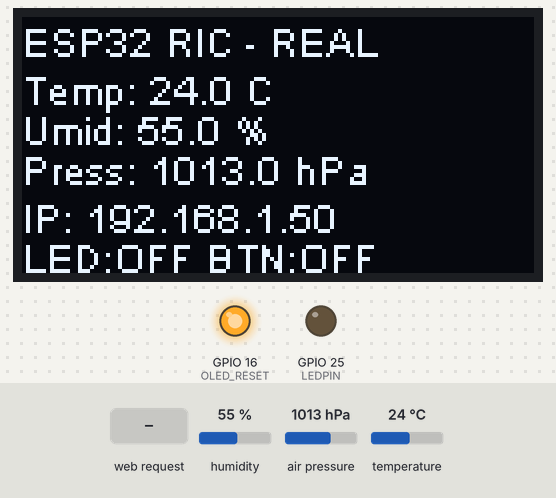
This sketch was run on a simulated ESP32. Parts: 128×64 one-colour display, output pins drawn as LEDs (lit = HIGH). The inputs (shaded band) are chosen by the test bench; at power-on: humidity 55 %, air pressure 1013 hPa, temperature 24 °C. WiFi joins after 1.5 s; servers stay silent unless stated; uploads are accepted with an empty reply; what the sketch prints to the serial monitor is not drawn.

Above: at 3.8 s.
3.9 s: HTTP request GET /api/led?state=on received
At 5.8 s:
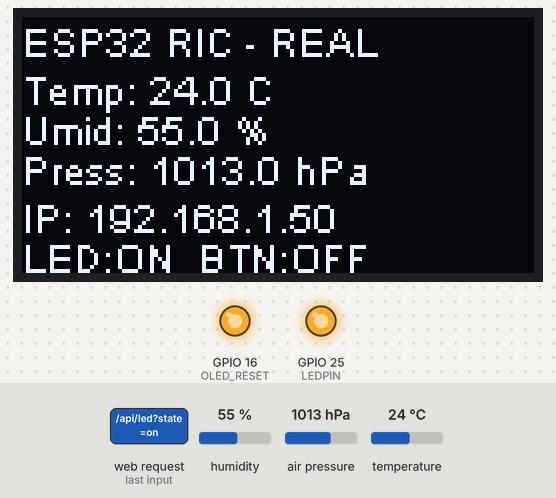
6.1 s: humidity set to 22 %
At 7.3 s:
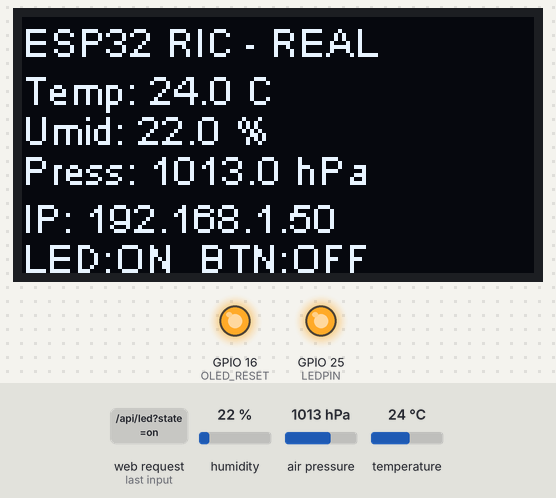
8.2 s: air pressure set to 952 hPa
At 9.5 s:
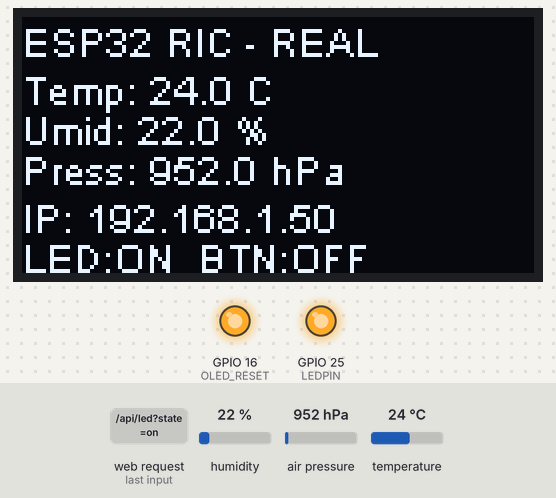
10.2 s: temperature set to 12 °C
At 11.3 s:
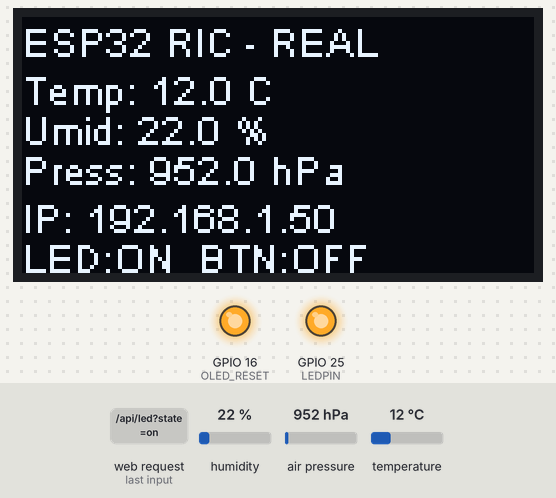
12.2 s: HTTP request GET /api/led?state=off received
At 13.4 s:
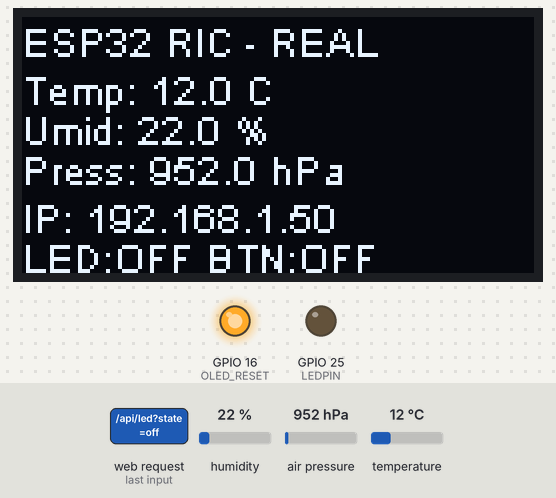
14.2 s: humidity set to 40 %
At 15.5 s:
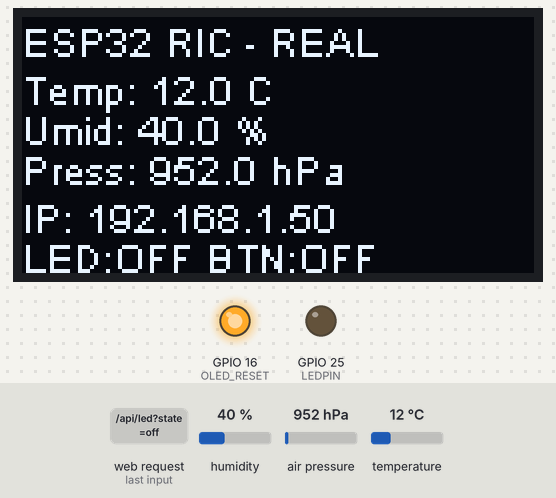
Timing chart, 0 to 17.2 s (numbered marks = the images above; inputs shaded):
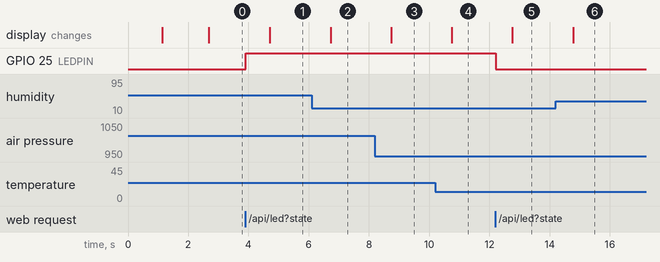

Measured:
- after the input at 3.9 s, GPIO 25 (LEDPIN): LOW → HIGH at once; the display: changes after 0.80 s (image 1)
- after the input at 6.1 s, the display: changes after 0.62 s (image 2)
- after the input at 8.2 s, the display: changes after 0.54 s (image 3)
- after the input at 10.2 s, the display: changes after 0.55 s (image 4)
- after the input at 12.2 s, GPIO 25 (LEDPIN): HIGH → LOW at once; the display: changes after 0.57 s (image 5)
- after the input at 14.2 s, the display: changes after 0.58 s (image 6)

The sketch:

esp32_iot.ino
```cpp
/*
  ============================================================
  PROJETO 2 - RIC
  ESP32 + BME280 + OLED + REST + Wi-Fi + OTA
  ============================================================
*/

#include <Arduino.h>
#include <WiFi.h>
#include <HTTPClient.h>
#include <WebServer.h>
#include <ArduinoOTA.h>
#include <ESPmDNS.h>
#include <Wire.h>
#include <Adafruit_Sensor.h>
#include <Adafruit_BME280.h>
#include <SSD1306.h>

// ============================================================
// CONFIGURACAO - ALTERE SOMENTE AQUI
// ============================================================

const char* WIFI_SSID     = "labautomacao";
const char* WIFI_PASSWORD = "L@bA1to25";

// IP atual do notebook na mesma rede do ESP32
const char* BACKEND_HOST = "200.145.26.3";
const int   BACKEND_PORT = 8000;

// Identificacao do ESP32
const char* DEVICE_ID = "esp32-001";
const char* HOSTNAME  = "esp32-001";

// Senha para futuras atualizacoes OTA
const char* OTA_PASSWORD = "ric-ota-2026";

// ============================================================
// HARDWARE
// ============================================================

// Codigo da pratica da disciplina
#define LEDPIN 25
#define BUTTON 0

// BME280
#define I2C_SDA 21
#define I2C_SCL 22
#define SEALEVELPRESSURE_HPA 1029.9

// OLED
#define OLED_I2C_ADDR 0x3C
#define OLED_RESET 16
#define OLED_SDA 4
#define OLED_SCL 15

// ============================================================
// INTERVALOS
// ============================================================

const unsigned long TELEMETRY_INTERVAL = 5000;
const unsigned long LED_POLL_INTERVAL  = 2000;
const unsigned long WIFI_RETRY_INTERVAL = 10000;
const unsigned long DISPLAY_INTERVAL = 1000;

// ============================================================
// OBJETOS
// ============================================================

TwoWire I2CBME = TwoWire(1);
Adafruit_BME280 bme;
SSD1306 display(OLED_I2C_ADDR, OLED_SDA, OLED_SCL);
WebServer server(80);

// ============================================================
// ESTADOS
// ============================================================

bool bmeOK = false;
bool ledState = false;
bool buttonState = false;
bool lastButtonState = false;
bool otaStarted = false;

float temperature = 0;
float humidity = 0;
float pressure = 0;
float altitude = 0;

unsigned long lastTelemetry = 0;
unsigned long lastLedPoll = 0;
unsigned long lastWiFiRetry = 0;
unsigned long lastDisplayUpdate = 0;

// ============================================================
// AUXILIARES
// ============================================================

String boolJson(bool value) {
  return value ? "true" : "false";
}

String backendURL() {
  return "http://" + String(BACKEND_HOST) + ":" + String(BACKEND_PORT);
}

// ============================================================
// LED
// ============================================================

void setLed(bool state) {
  ledState = state;
  digitalWrite(LEDPIN, state ? HIGH : LOW);

  Serial.print("LED: ");
  Serial.println(state ? "ON" : "OFF");
}

// ============================================================
// BME280
// ============================================================

void setupBME280() {
  Serial.println("Inicializando BME280...");

  I2CBME.begin(I2C_SDA, I2C_SCL, 100000);

  bmeOK = bme.begin(0x76, &I2CBME);

  if (!bmeOK) {
    Serial.println("Tentando BME280 em 0x77...");
    bmeOK = bme.begin(0x77, &I2CBME);
  }

  Serial.println(bmeOK ? "BME280 - OK" : "BME280 - ERRO");
}

void readSensors() {
  buttonState = digitalRead(BUTTON) == LOW;

  // Inverte o LED somente no momento em que o botao e pressionado
  if (buttonState && !lastButtonState) {
    setLed(!ledState);
  }

  lastButtonState = buttonState;

  if (!bmeOK) return;

  temperature = bme.readTemperature();
  humidity = bme.readHumidity();
  pressure = bme.readPressure() / 100.0F;
  altitude = bme.readAltitude(SEALEVELPRESSURE_HPA);
}

// ============================================================
// OLED
// ============================================================

void setupDisplay() {
  Serial.println("Inicializando OLED...");

  pinMode(OLED_RESET, OUTPUT);
  digitalWrite(OLED_RESET, LOW);
  delay(50);
  digitalWrite(OLED_RESET, HIGH);
  delay(50);

  display.init();
  display.setFont(ArialMT_Plain_10);
  display.setTextAlignment(TEXT_ALIGN_LEFT);
  display.clear();
  display.drawString(0, 0, "Projeto RIC - ESP32");
  display.drawString(0, 16, "OLED - OK");
  display.display();

  Serial.println("OLED - OK");
}

void updateDisplay() {
  display.clear();
  display.drawString(0, 0, "ESP32 RIC - REAL");

  if (bmeOK) {
    display.drawString(0, 12, "Temp: " + String(temperature, 1) + " C");
    display.drawString(0, 22, "Umid: " + String(humidity, 1) + " %");
    display.drawString(0, 32, "Press: " + String(pressure, 1) + " hPa");
  } else {
    display.drawString(0, 20, "BME280: ERRO");
  }

  if (WiFi.status() == WL_CONNECTED)
    display.drawString(0, 44, "IP: " + WiFi.localIP().toString());
  else
    display.drawString(0, 44, "WiFi desconectado");

  display.drawString(
    0, 54,
    "LED:" + String(ledState ? "ON " : "OFF") +
    " BTN:" + String(buttonState ? "ON" : "OFF")
  );

  display.display();
}

// ============================================================
// WI-FI
// ============================================================

void connectWiFi() {
  Serial.println();
  Serial.println("Conectando ao Wi-Fi...");
  Serial.print("SSID: ");
  Serial.println(WIFI_SSID);

  WiFi.mode(WIFI_STA);
  WiFi.setHostname(HOSTNAME);
  WiFi.begin(WIFI_SSID, WIFI_PASSWORD);

  unsigned long start = millis();

  while (WiFi.status() != WL_CONNECTED && millis() - start < 20000) {
    delay(500);
    Serial.print(".");
  }

  Serial.println();

  if (WiFi.status() == WL_CONNECTED) {
    Serial.println("Wi-Fi conectado!");
    Serial.print("IP ESP32: ");
    Serial.println(WiFi.localIP());
    Serial.print("RSSI: ");
    Serial.print(WiFi.RSSI());
    Serial.println(" dBm");
  } else {
    Serial.println("Falha ao conectar ao Wi-Fi.");
  }
}

void ensureWiFi() {
  if (WiFi.status() == WL_CONNECTED) return;

  if (millis() - lastWiFiRetry < WIFI_RETRY_INTERVAL) return;

  lastWiFiRetry = millis();

  Serial.println("Reconectando Wi-Fi...");
  WiFi.disconnect();
  WiFi.begin(WIFI_SSID, WIFI_PASSWORD);
}

// ============================================================
// OTA
// ============================================================

void setupOTA() {
  if (otaStarted || WiFi.status() != WL_CONNECTED) return;

  ArduinoOTA.setHostname(HOSTNAME);
  ArduinoOTA.setPassword(OTA_PASSWORD);

  ArduinoOTA.onStart([]() {
    Serial.println("OTA iniciado...");
  });

  ArduinoOTA.onEnd([]() {
    Serial.println("\nOTA concluido.");
  });

  ArduinoOTA.onProgress([](unsigned int progress, unsigned int total) {
    Serial.printf("OTA: %u%%\r", (progress * 100) / total);
  });

  ArduinoOTA.onError([](ota_error_t error) {
    Serial.printf("Erro OTA [%u]\n", error);
  });

  ArduinoOTA.begin();
  otaStarted = true;

  Serial.print("OTA pronto: ");
  Serial.print(HOSTNAME);
  Serial.println(".local");
}

// ============================================================
// API LOCAL
// ============================================================

String telemetryJSON() {
  readSensors();

  String json = "{";
  json += "\"device_id\":\"" + String(DEVICE_ID) + "\",";
  json += "\"temperature\":" + String(temperature, 2) + ",";
  json += "\"humidity\":" + String(humidity, 2) + ",";
  json += "\"pressure\":" + String(pressure, 2) + ",";
  json += "\"button_state\":" + boolJson(buttonState);
  json += "}";

  return json;
}

void handleRoot() {
  String text =
    "ESP32 RIC\n\n"
    "Device: " + String(DEVICE_ID) +
    "\nWi-Fi: " +
    String(WiFi.status() == WL_CONNECTED ? "CONECTADO" : "DESCONECTADO") +
    "\nIP: " + WiFi.localIP().toString() +
    "\nBackend: " + String(BACKEND_HOST) + ":" + String(BACKEND_PORT) +
    "\n\nEndpoints:\n"
    "/api/status\n"
    "/api/telemetry\n"
    "/api/led?state=on\n"
    "/api/led?state=off\n";

  server.send(200, "text/plain; charset=utf-8", text);
}

void handleStatus() {
  readSensors();

  String json = "{";
  json += "\"device_id\":\"" + String(DEVICE_ID) + "\",";
  json += "\"wifi_connected\":" + boolJson(WiFi.status() == WL_CONNECTED) + ",";
  json += "\"ip\":\"" + WiFi.localIP().toString() + "\",";
  json += "\"backend\":\"" + String(BACKEND_HOST) + "\",";
  json += "\"bme280_ok\":" + boolJson(bmeOK) + ",";
  json += "\"led_state\":" + boolJson(ledState) + ",";
  json += "\"button_state\":" + boolJson(buttonState);
  json += "}";

  server.send(200, "application/json", json);
}

void handleTelemetry() {
  server.send(200, "application/json", telemetryJSON());
}

void handleLed() {
  if (!server.hasArg("state")) {
    server.send(400, "application/json", "{\"error\":\"state obrigatorio\"}");
    return;
  }

  String state = server.arg("state");
  state.toLowerCase();

  if (state == "on" || state == "true" || state == "1")
    setLed(true);
  else if (state == "off" || state == "false" || state == "0")
    setLed(false);
  else {
    server.send(400, "application/json", "{\"error\":\"estado invalido\"}");
    return;
  }

  server.send(
    200,
    "application/json",
    "{\"device_id\":\"" + String(DEVICE_ID) +
    "\",\"led_state\":" + boolJson(ledState) + "}"
  );
}

void setupWebServer() {
  server.on("/", HTTP_GET, handleRoot);
  server.on("/api/status", HTTP_GET, handleStatus);
  server.on("/api/telemetry", HTTP_GET, handleTelemetry);
  server.on("/api/led", HTTP_GET, handleLed);
  server.on("/led", HTTP_GET, handleLed);

  server.begin();
  Serial.println("Servidor HTTP local iniciado.");
}

// ============================================================
// ESP32 -> FASTAPI
// ============================================================

void sendTelemetry() {
  if (WiFi.status() != WL_CONNECTED || !bmeOK) return;

  String url = backendURL() + "/api/telemetry";
  String json = telemetryJSON();

  HTTPClient http;
  http.setTimeout(3000);
  http.begin(url);
  http.addHeader("Content-Type", "application/json");

  int code = http.POST(json);

  Serial.println();
  Serial.println("----- TELEMETRIA -----");
  Serial.print("URL: ");
  Serial.println(url);
  Serial.print("JSON: ");
  Serial.println(json);
  Serial.print("HTTP: ");
  Serial.println(code);

  if (code > 0) {
    Serial.print("Resposta: ");
    Serial.println(http.getString());
  } else {
    Serial.print("Erro: ");
    Serial.println(http.errorToString(code));
  }

  http.end();
}

// ============================================================
// FASTAPI -> ESTADO DO LED
// ============================================================

void pollLedState() {
  if (WiFi.status() != WL_CONNECTED) return;

  String url =
    backendURL() +
    "/api/actuators/led?device_id=" +
    String(DEVICE_ID);

  HTTPClient http;
  http.setTimeout(3000);
  http.begin(url);

  int code = http.GET();

  if (code == 200) {
    String response = http.getString();

    if (response.indexOf("\"led_state\":true") >= 0)
      setLed(true);
    else if (response.indexOf("\"led_state\":false") >= 0)
      setLed(false);
  } else {
    Serial.print("Consulta LED HTTP: ");
    Serial.println(code);
  }

  http.end();
}

// ============================================================
// SETUP
// ============================================================

void setup() {
  Serial.begin(115200);
  delay(1000);

  Serial.println();
  Serial.println("================================");
  Serial.println("PROJETO RIC - ESP32 REAL");
  Serial.println("================================");
  Serial.print("Device ID: ");
  Serial.println(DEVICE_ID);

  pinMode(LEDPIN, OUTPUT);
  pinMode(BUTTON, INPUT_PULLUP);
  setLed(false);

  setupDisplay();
  setupBME280();
  connectWiFi();
  setupWebServer();

  if (WiFi.status() == WL_CONNECTED) {
    MDNS.begin(HOSTNAME);
    setupOTA();
  }

  readSensors();
  updateDisplay();

  Serial.println("Inicializacao concluida.");
}

// ============================================================
// LOOP
// ============================================================

void loop() {
  server.handleClient();
  ensureWiFi();

  if (WiFi.status() == WL_CONNECTED) {
    if (!otaStarted) {
      MDNS.begin(HOSTNAME);
      setupOTA();
    }

    ArduinoOTA.handle();
  }

  readSensors();

  if (millis() - lastDisplayUpdate >= DISPLAY_INTERVAL) {
    lastDisplayUpdate = millis();
    updateDisplay();
  }

  if (millis() - lastTelemetry >= TELEMETRY_INTERVAL) {
    lastTelemetry = millis();
    sendTelemetry();
  }

  if (millis() - lastLedPoll >= LED_POLL_INTERVAL) {
    lastLedPoll = millis();
    pollLedState();
  }

  delay(10);
}
```
